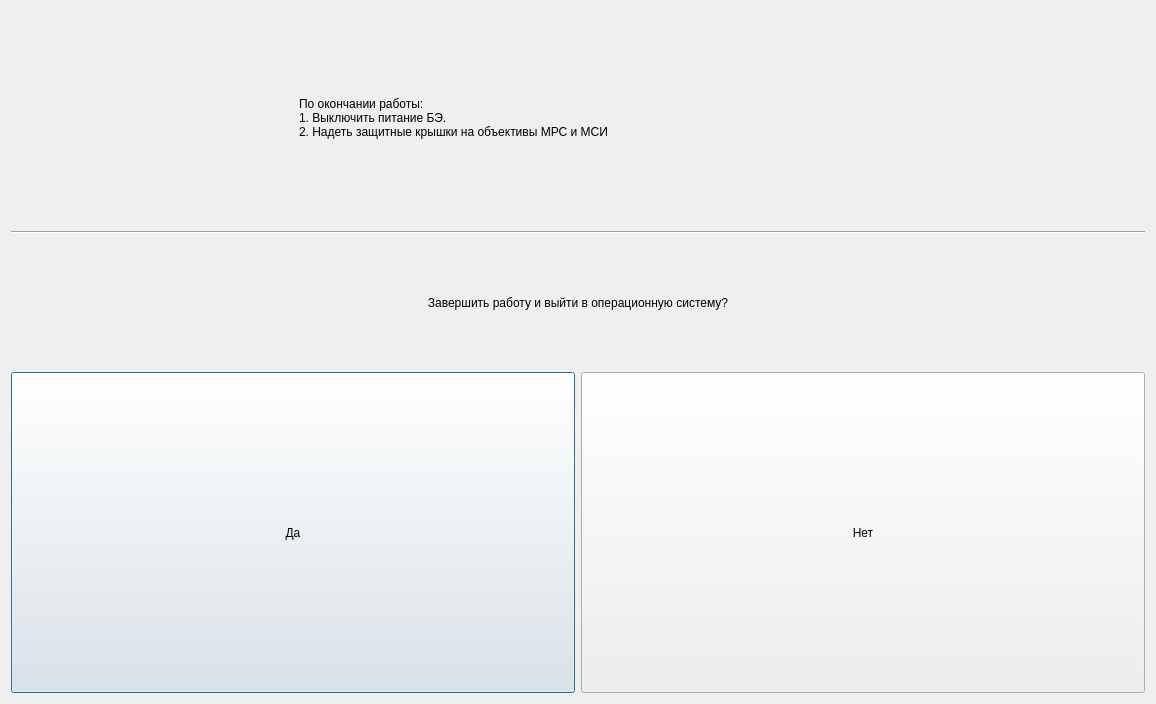
<?xml version="1.0" encoding="UTF-8"?>
<ui version="4.0">
 <class>ExitWindow</class>
 <widget class="QDialog" name="ExitWindow">
  <property name="windowModality">
   <enum>Qt::WindowModal</enum>
  </property>
  <property name="geometry">
   <rect>
    <x>0</x>
    <y>0</y>
    <width>1156</width>
    <height>704</height>
   </rect>
  </property>
  <property name="windowTitle">
   <string>Завершение работы</string>
  </property>
  <layout class="QVBoxLayout" name="verticalLayout" stretch="2,0,0,1,0,3">
   <item>
    <layout class="QHBoxLayout" name="horizontalLayout_2" stretch="1,3">
     <item>
      <widget class="QLabel" name="informImage">
       <property name="sizePolicy">
        <sizepolicy hsizetype="Expanding" vsizetype="Expanding">
         <horstretch>0</horstretch>
         <verstretch>0</verstretch>
        </sizepolicy>
       </property>
       <property name="text">
        <string/>
       </property>
       <property name="pixmap">
        <pixmap resource="resources_hydroxyl.qrc">:/hydroxyl/attention.png</pixmap>
       </property>
       <property name="scaledContents">
        <bool>true</bool>
       </property>
      </widget>
     </item>
     <item>
      <widget class="QLabel" name="postActionsLabel">
       <property name="sizePolicy">
        <sizepolicy hsizetype="Expanding" vsizetype="Expanding">
         <horstretch>0</horstretch>
         <verstretch>0</verstretch>
        </sizepolicy>
       </property>
       <property name="text">
        <string>По окончании работы:
1. Выключить питание БЭ.
2. Надеть защитные крышки на объективы МРС и МСИ</string>
       </property>
       <property name="wordWrap">
        <bool>true</bool>
       </property>
      </widget>
     </item>
    </layout>
   </item>
   <item>
    <widget class="Line" name="line">
     <property name="orientation">
      <enum>Qt::Horizontal</enum>
     </property>
    </widget>
   </item>
   <item>
    <spacer name="verticalSpacer_2">
     <property name="orientation">
      <enum>Qt::Vertical</enum>
     </property>
     <property name="sizeHint" stdset="0">
      <size>
       <width>20</width>
       <height>10</height>
      </size>
     </property>
    </spacer>
   </item>
   <item>
    <widget class="QLabel" name="messageLabel">
     <property name="sizePolicy">
      <sizepolicy hsizetype="Expanding" vsizetype="Expanding">
       <horstretch>0</horstretch>
       <verstretch>0</verstretch>
      </sizepolicy>
     </property>
     <property name="text">
      <string>Завершить работу и выйти в операционную систему?</string>
     </property>
     <property name="alignment">
      <set>Qt::AlignCenter</set>
     </property>
     <property name="wordWrap">
      <bool>true</bool>
     </property>
    </widget>
   </item>
   <item>
    <spacer name="verticalSpacer">
     <property name="orientation">
      <enum>Qt::Vertical</enum>
     </property>
     <property name="sizeHint" stdset="0">
      <size>
       <width>20</width>
       <height>10</height>
      </size>
     </property>
    </spacer>
   </item>
   <item>
    <layout class="QHBoxLayout" name="horizontalLayout">
     <item>
      <widget class="QPushButton" name="acceptButton">
       <property name="sizePolicy">
        <sizepolicy hsizetype="Expanding" vsizetype="Expanding">
         <horstretch>0</horstretch>
         <verstretch>0</verstretch>
        </sizepolicy>
       </property>
       <property name="text">
        <string>Да</string>
       </property>
      </widget>
     </item>
     <item>
      <widget class="QPushButton" name="rejectButton">
       <property name="sizePolicy">
        <sizepolicy hsizetype="Expanding" vsizetype="Expanding">
         <horstretch>0</horstretch>
         <verstretch>0</verstretch>
        </sizepolicy>
       </property>
       <property name="text">
        <string>Нет</string>
       </property>
      </widget>
     </item>
    </layout>
   </item>
  </layout>
 </widget>
 <resources>
  <include location="resources_hydroxyl.qrc"/>
 </resources>
 <connections>
  <connection>
   <sender>acceptButton</sender>
   <signal>clicked()</signal>
   <receiver>ExitWindow</receiver>
   <slot>accept()</slot>
   <hints>
    <hint type="sourcelabel">
     <x>106</x>
     <y>312</y>
    </hint>
    <hint type="destinationlabel">
     <x>75</x>
     <y>256</y>
    </hint>
   </hints>
  </connection>
  <connection>
   <sender>rejectButton</sender>
   <signal>clicked()</signal>
   <receiver>ExitWindow</receiver>
   <slot>reject()</slot>
   <hints>
    <hint type="sourcelabel">
     <x>369</x>
     <y>324</y>
    </hint>
    <hint type="destinationlabel">
     <x>440</x>
     <y>256</y>
    </hint>
   </hints>
  </connection>
 </connections>
</ui>
